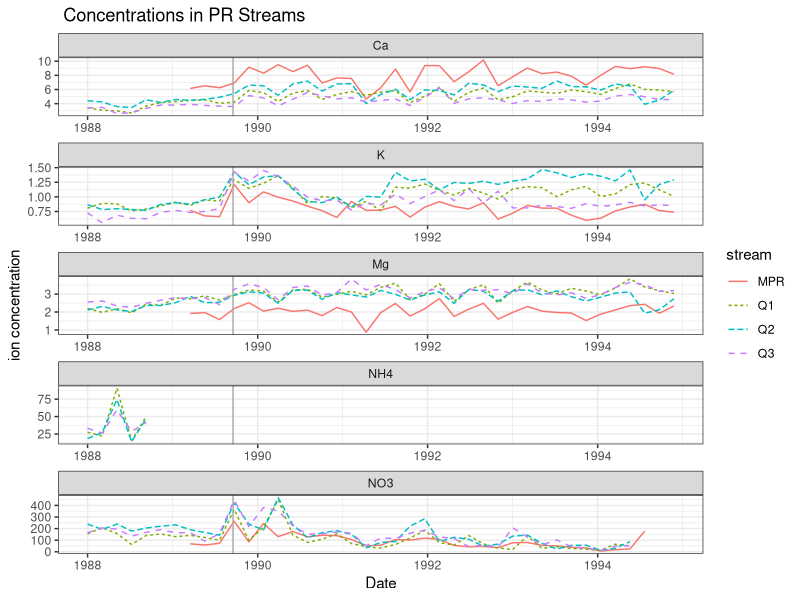

Reproduce this figure in R.
## ---- chunk 1
#| echo: false 
#| warning: false
# load package
library(tidyverse)
streams_pivot <- read_csv("../output/output.csv")
## ---- chunk 2
#| echo: false 
#| warning: false
ggplot(
  streams_pivot,
  mapping = aes(
    x = window_start,
    y = mean_concentration,
    color = stream,
    linetype = stream
  )
) +
  geom_line() +
  facet_wrap(~ion, scales = "free", ncol = 1, ) +
  labs(
    x = "Date",
    y = "ion concentration",
    title = " Concentrations in PR Streams"
  ) +
  geom_vline(xintercept = ymd("1989-09-17"), color = "darkgrey") +
  theme_bw()
